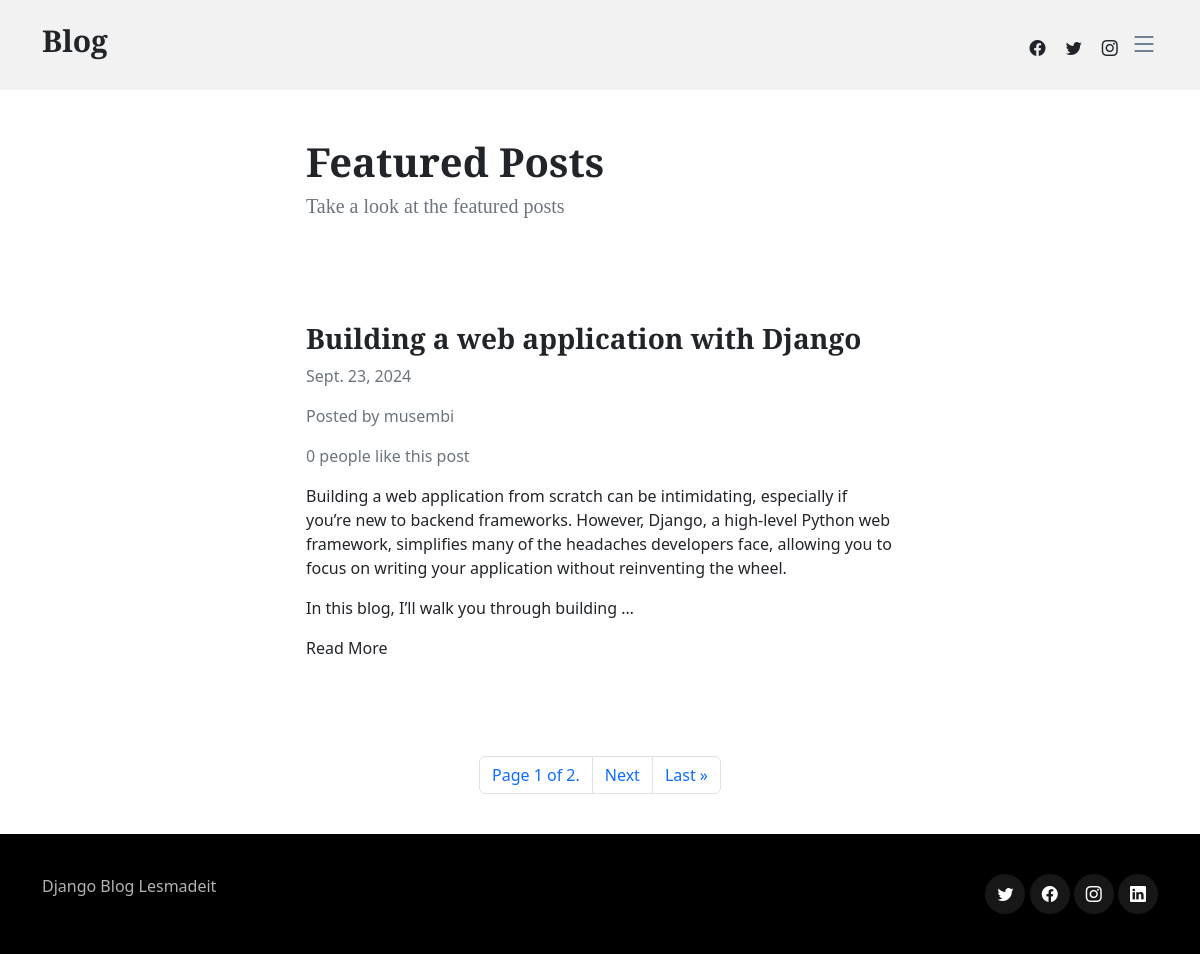
Screenshot of /featured/ (signed in) with the database file from the repository.
### blogapp/models.py (models this page shows)
class Article(models.Model):
    title = models.CharField(max_length=255)
    content = HTMLField()
    date = models.DateField(auto_now_add=True)
    author = models.ForeignKey(User, on_delete=models.CASCADE)
    featured = models.BooleanField(default=False)
    likes = models.ManyToManyField(User, related_name='likes', blank=True)

### blogapp/views.py (the view)
# urls.py: re_path(r'^featured/$', Featured.as_view(), name='featured'),
class Featured(ListView):
    model = Article
    queryset = Article.objects.filter(featured=True).order_by('-date')
    template_name = 'blogapp/featured.html'
    paginate_by = 1

### blogapp/templates/blogapp/featured.html (shortened to what this page needs)
{% extends 'blogapp/base.html' %}
{% load static %}
{% block content %}
    <div class="row">
        <div class="col-md-6 col-12 mx-md-auto mx-3 mt-5 mb-5">
            <h1 class="fw-bolder">Featured Posts</h1>
            <h5 class="text-muted">Take a look at the featured posts</h5>
        </div>
    </div>
     {% for object in object_list %}
    <div class="row">
        <div class="col-md-6 col-11 mx-md-auto mx-3 mt-5 mb-5">
            <h3 class="fw-bold">{{ object.title }}</h3>
            <p class="text-muted">{{ object.date }}</p>
            <p class="text-muted">Posted by {{ object.author.username }}</p>
            {% if object.likes.count == 1 %}
                <p class="text-muted">{{ object.likes.count }} person likes this post</p>
            {% else %}
                <p class="text-muted">{{ object.likes.count }} people like this post</p>
            {% endif %}
            <div class="my-3">
                {{ object.content|truncatewords_html:50|safe }}
            </div>
            <a href="{% url 'detail_article' object.id %}">Read More</a>
        </div>
    </div>
    {% endfor %}
    <nav>
        <ul class="pagination">
            <div class="mx-auto d-flex flex-row mt-5">
                <li class="page-item">
                    <a class="page-link" href="#">Page {{ page_obj.number }} of {{ page_obj.paginator.num_pages }}. </a>
                </li>
                {% if page_obj.has_next %}
                <li class="page-item">
                    <a class="page-link" href="?page={{ page_obj.next_page_number }}">Next </a>
                </li>
                <li class="page-item">
                    <a class="page-link" href="?page={{ page_obj.paginator.num.pages }}">Last &raquo;</a>
                </li>
                {% endif %}
            </div>
        </ul>
    </nav>
{% endblock content %}

### blogapp/static/blogapp/css/variables.css (style rules this page uses)
:root { --font-default: 'EB Garamond', system-ui, -apple-system, "Segoe UI", Roboto, "Helvetica Neue", Arial, "Noto Sans", "Liberation Sans", sans-serif, "Apple Color Emoji", "Segoe UI Emoji", "Segoe UI Symbol", "Noto Color Emoji"; --font-primary: 'EB Garamond', serif; --font-secondary: 'Inter', sans-serif; --color-default: #212529; --color-default-rgb: 33, 37, 41; --color-links: #212529; --color-links-hover: #15171a; --color-primary: #212529; --color-primary-light: #26282c; --color-primary-dark: #0b0c0e; --color-primary-rgb: 33, 37, 41; --color-primary-light-rgb: 38, 40, 44; --color-primary-dark-rgb: 11, 12, 14; --color-secondary: #596d80; --color-secondary-light: #8498aa; --color-secondary-dark: #404f5c; --color-secondary-rgb: 89, 109, 128; --color-secondary-light-rgb: 132, 152, 170; --color-secondary-dark-rgb: 64, 79, 92; --color-blue: #0d6efd; --color-blue-rgb: 13, 110, 253; --color-indigo: #6610f2; --color-indigo-rgb: 102, 16, 242; --color-purple: #6f42c1; --color-purple-rgb: 111, 66, 193; --color-pink: #f3268c; --color-pink-rgb: 243, 38, 140; --color-red: #df1529; --color-red-rgb: 223, 21, 4; --color-orange: #fd7e14; --color-orange-rgb: 253, 126, 20; --color-yellow: #ffc107; --color-yellow-rgb: 255, 193, 7; --color-green: #059652; --color-green-rgb: 5, 150, 82; --color-teal: #20c997; --color-teal-rgb: 32, 201, 151; --color-cyan: #0dcaf0; --color-cyan-rgb: 13, 202, 240; --color-white: #ffffff; --color-white-rgb: 255, 255, 255; --color-gray: #6c757d; --color-gray-rgb: 108, 117, 125; --color-black: #000000; --color-black-rgb: 0, 0, 0; }
:root { --bs-blue: var(--color-blue); --bs-indigo: var(--color-indigo); --bs-purple: var(--color-purple); --bs-pink: var(--color-pink); --bs-red: var(--color-red); --bs-orange: var(--color-orange); --bs-yellow: var(--color-yellow); --bs-green: var(--color-green); --bs-teal: var(--color-teal); --bs-cyan: var(--color-cyan); --bs-white: var(--color-white); --bs-gray: var(--color-gray); --bs-gray-dark: #343a40; --bs-gray-100: #f8f9fa; --bs-gray-200: #e9ecef; --bs-gray-300: #dee2e6; --bs-gray-400: #ced4da; --bs-gray-500: #adb5bd; --bs-gray-600: #6c757d; --bs-gray-700: #495057; --bs-gray-800: #343a40; --bs-gray-900: #212529; --bs-primary: var(--color-blue); --bs-secondary: var(--color-blue); --bs-success: #198754; --bs-info: #0dcaf0; --bs-warning: #ffc107; --bs-danger: #dc3545; --bs-light: #f8f9fa; --bs-dark: #212529; --bs-primary-rgb: var(--color-primary-rgb); --bs-secondary-rgb: var(--color-secondary-rgb); --bs-success-rgb: 25, 135, 84; --bs-info-rgb: 13, 202, 240; --bs-warning-rgb: 255, 193, 7; --bs-danger-rgb: 220, 53, 69; --bs-light-rgb: 248, 249, 250; --bs-dark-rgb: 33, 37, 41; --bs-white-rgb: var(--color-white-rgb); --bs-black-rgb: var(--color-black-rgb); --bs-body-color-rgb: var(--color-default-rgb); --bs-body-bg-rgb: 255, 255, 255; --bs-font-sans-serif: var(--font-default); --bs-font-monospace: SFMono-Regular, Menlo, Monaco, Consolas, "Liberation Mono", "Courier New", monospace; --bs-gradient: linear-gradient(180deg, rgba(255, 255, 255, 0.15), rgba(255, 255, 255, 0)); --bs-body-font-family: var(--font-default); --bs-body-font-size: 1rem; --bs-body-font-weight: 400; --bs-body-line-height: 1.5; --bs-body-color: var(--color-default); --bs-body-bg: #fff; }

### blogapp/static/blogapp/css/main.css (style rules this page uses)
:root { scroll-behavior: smooth; }
body { color: rgba(var(--color-primary-rgb), 1); }
a { color: var(--color-links); text-decoration: none; }
h1, h2, h3, h4, h5, h6 { font-family: var(--font-primary); }

### rows the page displays
Article: title "Building a web application with Django", date "Sept. 23, 2024", author.username "musembi", likes.count "0", content "Building a web application from scratch can be intimidating, especially if you’re new to backend frameworks. However, Django, a high-level Python web framework, simplifies many of the headaches developers face, allowing you to focus on writing your application without reinventing the wheel. In this blog, I’ll walk you through building …"

### other values shown
{{ page_obj.number }} "1"
{{ page_obj.paginator.num_pages }} "2"
